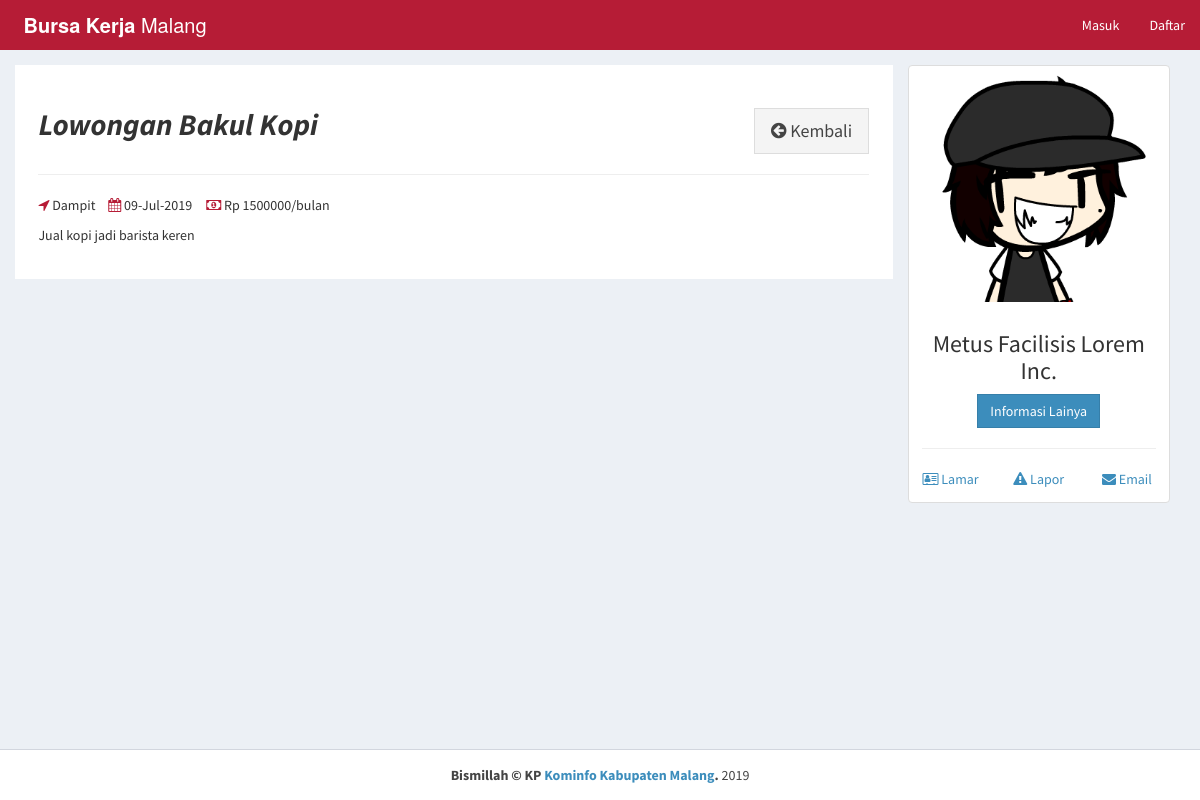
Screenshot of /landingpage/view-job-post.php?id=105 with the database file from the repository.
### tables this page shows
CREATE TABLE `buat_lowongan` (
  `id_jobpost` int(11) NOT NULL,
  `id_company` int(11) NOT NULL,
  `jobtitle` varchar(255) NOT NULL,
  `description` text NOT NULL,
  `minimumsalary` varchar(255) NOT NULL,
  `maximumsalary` varchar(255) NOT NULL,
  `experience` varchar(255) NOT NULL,
  `qualification` varchar(255) NOT NULL,
  `createdat` timestamp NOT NULL DEFAULT CURRENT_TIMESTAMP
);

CREATE TABLE `company` (
  `id_company` int(11) NOT NULL,
  `name` varchar(255) NOT NULL,
  `companyname` varchar(255) NOT NULL,
  `kecamatan` varchar(255) NOT NULL,
  `kelurahan_desa` varchar(255) NOT NULL,
  `alamat` varchar(255) NOT NULL,
  `contactno` varchar(255) NOT NULL,
  `website` varchar(255) NOT NULL,
  `email` varchar(255) NOT NULL,
  `password` varchar(255) NOT NULL,
  `aboutme` varchar(255) DEFAULT NULL,
  `logo` varchar(255) NOT NULL,
  `createdAt` timestamp NOT NULL DEFAULT CURRENT_TIMESTAMP,
  `active` int(11) NOT NULL DEFAULT '2',
  `id_pengusaha` int(11) NOT NULL
);

### landingpage/view-job-post.php (the view, shortened to what this page needs)
<?php
require_once("db.php");
?>
<!DOCTYPE html>
<html>
<head>
  <link rel="stylesheet" href="../css/style1.css">
  <link rel="stylesheet" href="https://cdnjs.cloudflare.com/ajax/libs/font-awesome/4.7.0/css/font-awesome.min.css">
  <link rel="stylesheet" href="https://cdnjs.cloudflare.com/ajax/libs/font-awesome/4.7.0/css/font-awesome.min.css">
  <link rel="stylesheet" href="../css/AdminLTE.min.css">
  <link rel="stylesheet" href="../css/_all-skins.min.css">
  <link rel="stylesheet" href="../css/custom.css">
</head>
<body class="hold-transition skin-green sidebar-mini">
<div class="wrapper">
  <header class="main-header">
    <a href="../index.php" class="logo logo-bg">
      <span class="logo-lg"><b>Bursa Kerja</b> Malang</span>
    </a>
    <nav class="navbar navbar-static-top">
      <div class="navbar-custom-menu">
        <ul class="nav navbar-nav">
        <?php if(empty($_SESSION['id_user']) && empty($_SESSION['id_company'])) { ?>
          <li>
            <a href="login.php">Masuk</a>
          </li>
          <li>
            <a href="sign-up.php">Daftar</a>
          </li>
          <?php } ?>
        </ul>
      </div>
    </nav>
  </header>
  <div class="content-wrapper" style="margin-left: 0px;">
  <?php
    $sql = "SELECT * FROM buat_lowongan INNER JOIN company ON buat_lowongan.id_company=company.id_company WHERE id_jobpost='$_GET[id]'";
    $result = $conn->query($sql);
    if($result->num_rows > 0)
    {
      while($row = $result->fetch_assoc())
      {
  ?>
    <section id="candidates" class="content-header">
      <div class="container">
        <div class="row">
          <div class="col-md-9 bg-white padding-2">
            <div class="pull-left">
              <h2><b><i><?php echo $row['jobtitle']; ?></i></b></h2>
            </div>
            <div class="pull-right">
              <a href="jobs.php" class="btn btn-default btn-lg btn-flat margin-top-20"><i class="fa fa-arrow-circle-left"></i> Kembali</a>
            </div>
            <div class="clearfix"></div>
            <hr>
            <div>
              <p><span class="margin-right-10"><i class="fa fa-location-arrow text-green"></i> <?php echo $row['kecamatan']; ?></span> <i class="fa fa-calendar text-green"></i> <?php echo date("d-M-Y", strtotime($row['createdat'])); ?>
              &nbsp;&nbsp;&nbsp;&nbsp;<i class="fa fa-money text-green"></i> Rp <?php echo $row['maximumsalary']; ?>/bulan
              </p>
            </div>
            <div>
              <?php echo stripcslashes($row['description']); ?>
            </div>
          </div>
          <div class="col-md-3">
            <div class="thumbnail">
              <img src="../uploads/logo/<?php echo $row['logo']; ?>" alt="companylogo">
              <div class="caption text-center">
                <h3><?php echo $row['companyname']; ?></h3>
                <p><a href="#" class="btn btn-primary btn-flat" role="button">Informasi Lainya</a>
                <hr>
                <div class="row">
                  <div class="col-md-4"><a href="apply.php?id=<?php echo $row['id_jobpost']; ?>"><i class="fa fa-address-card-o"></i> Lamar</a></div>
                  <div class="col-md-4"><a href=""><i class="fa fa-warning"></i> Lapor</a></div>
                  <div class="col-md-4"><a href=""><i class="fa fa-envelope"></i> Email</a></div>
                </div>
              </div>
            </div>
          </div>
        </div>
      </div>
    </section>
    <?php
      }
    }
    ?>
  </div>
  <footer class="main-footer" style="margin-left: 0px;">
    <div class="text-center">
    <strong>Bismillah &copy; KP <a href="http://kominfo.malangkab.go.id/">Kominfo Kabupaten Malang</a>.</strong> 2019
    </div>
  </footer>
</div>
</body>
</html>

### css/custom.css (style rules this page uses)
.logo-bg { background-color: rgb(182, 28, 54) !important; }
.margin-top-20 { margin-top: 20px; }
.padding-2 { padding: 2%; }
.bg-white { background-color: #fff; }
.margin-right-10 { margin-right: 10px; }

### rows the page displays
buat_lowongan: jobtitle "Lowongan Bakul Kopi", id_company.kecamatan "Dampit", createdat "09-Jul-2019", maximumsalary "1500000", description "Jual kopi jadi barista keren", id_company.logo (picture), id_company.companyname "Metus Facilisis Lorem Inc."
